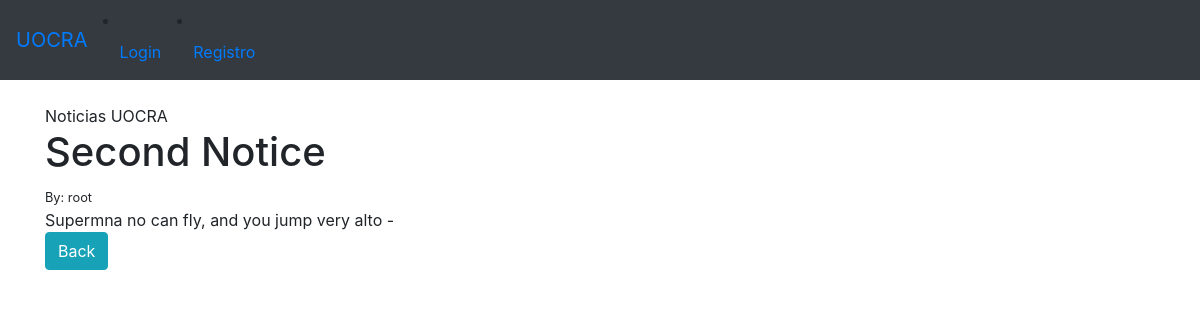
The app's page /detail/2 with its own data.
### notice/models.py (models this page shows, shortened)
class Notice(models.Model):
    titulo = models.CharField(max_length=250)
    title_tag = models.CharField(max_length=255, default='Noticia Nueva')
    autor = models.ForeignKey(User, on_delete=models.CASCADE)
    cuerpo = models.TextField()
    fecha_publicacion = models.DateField(auto_now_add=True)
    categoria = models.CharField(max_length=250, default='Noticias')

### notice/views.py (the view)
# urls.py: path('detail/<int:pk>', views.DetailNotice.as_view(), name='detail_notice'),
class DetailNotice(DetailView):
    model = Notice
    template_name = 'Detail_notice.html'

### notice/templates/Detail_notice.html
{% extends 'base.html' %}
{% block content%}{% block title %}Noticias UOCRA {% endblock %}
<h1> {{object.titulo}} </h1>
<small>By: {{object.autor}} </small><br>
{{object.cuerpo}} -
<br>
<a href="{% url 'home' %}" class="btn btn-info" >Back</a>
{% endblock %}

### records on screen
Notice: titulo "Second Notice", autor "root", cuerpo "Supermna no can fly, and you jump very alto"
